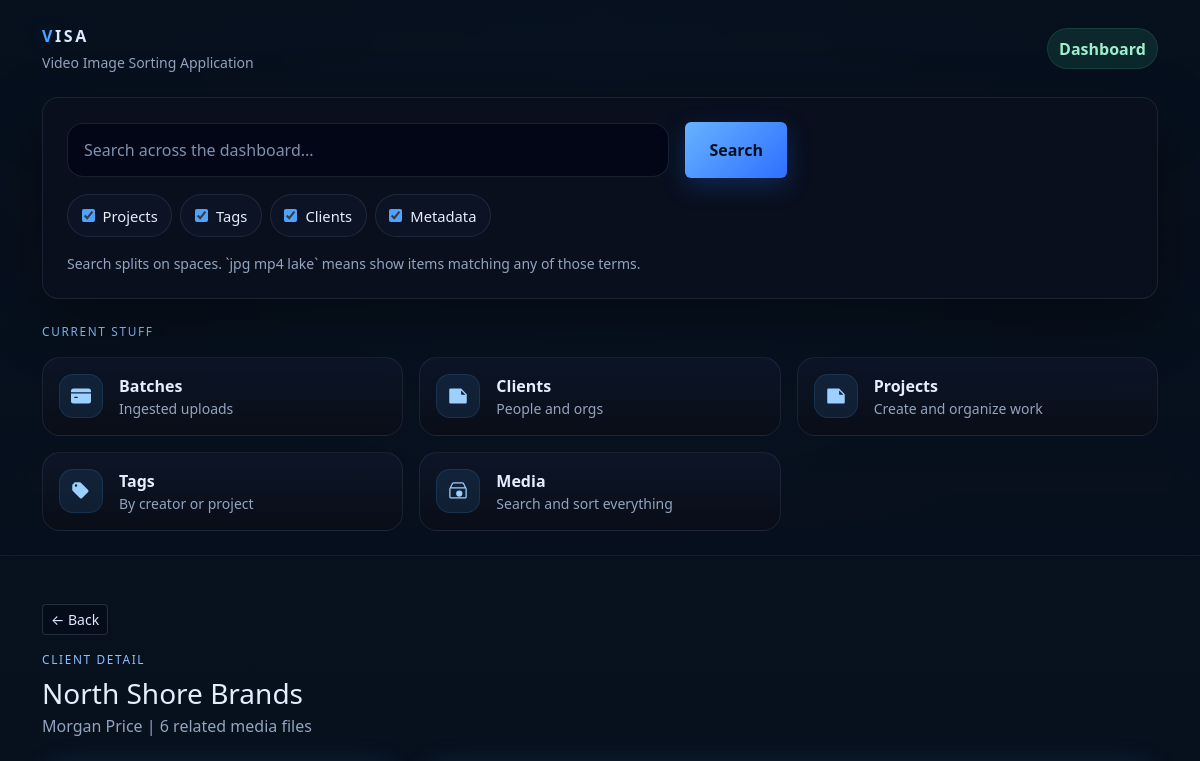
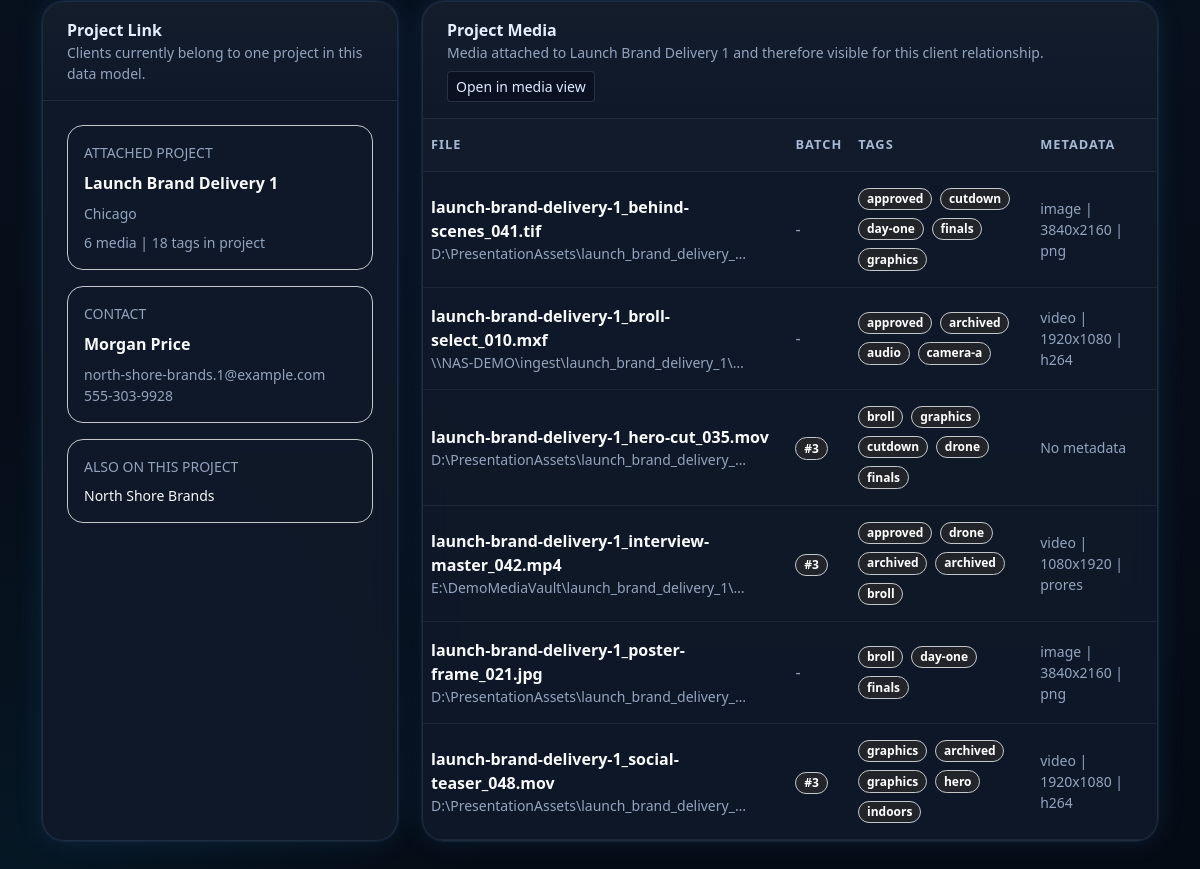
Page /dashboard/clients/1/ on the earlier database version (2 pictures, top to bottom).
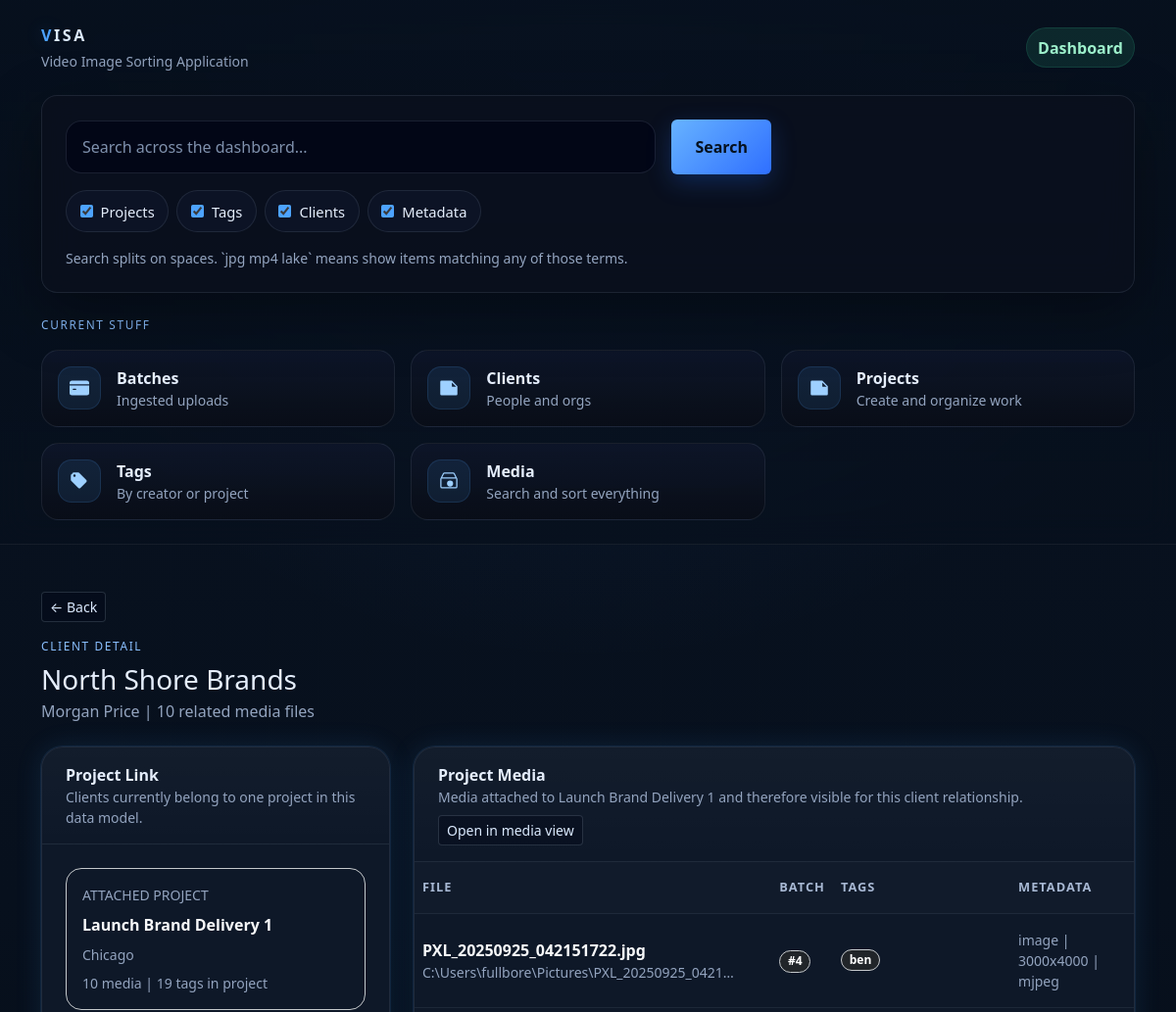
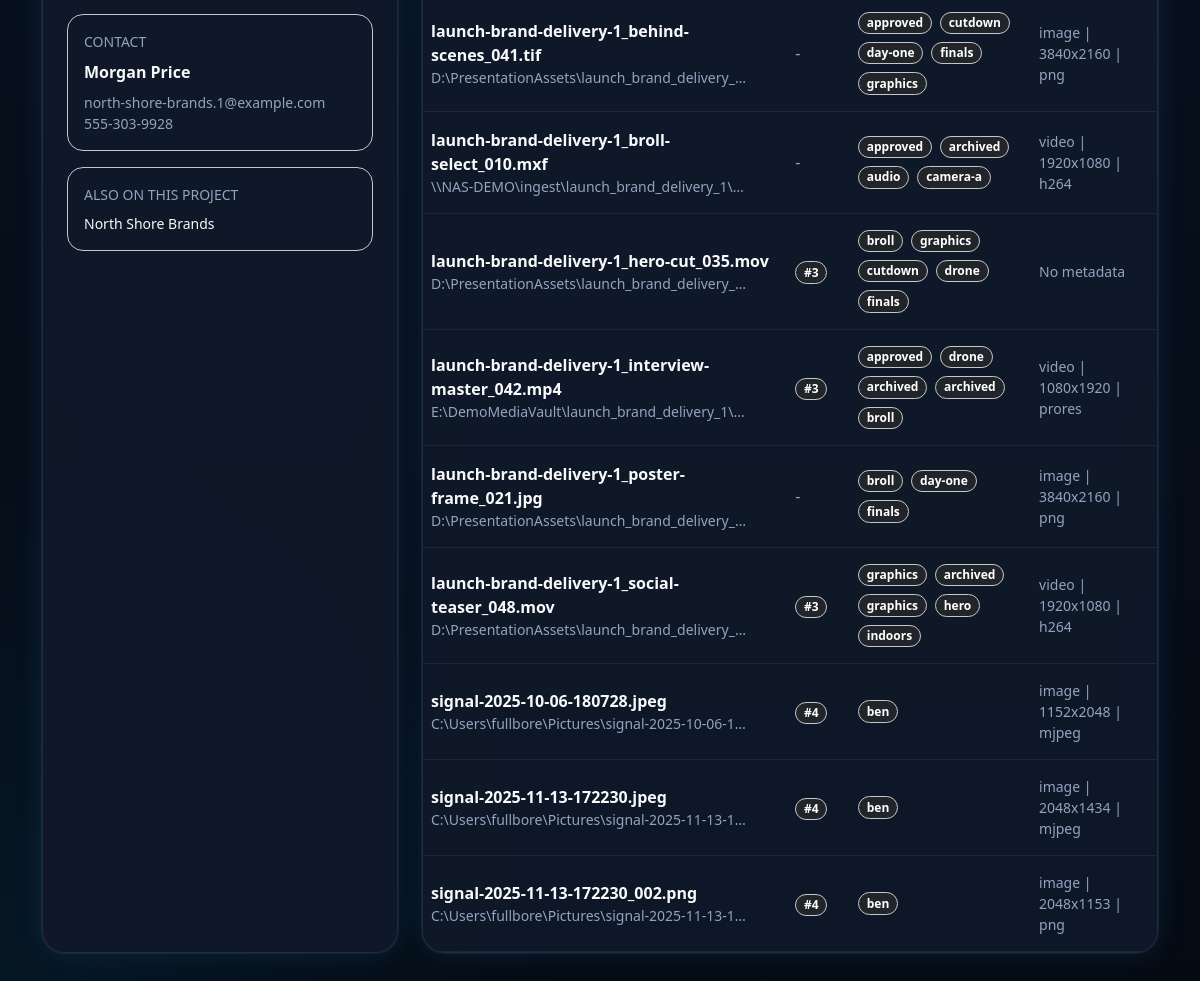
Same page on the later database version (2 pictures, top to bottom).
### base/models.py (models this page shows, shortened)
class Customer(models.Model):
    project = models.ForeignKey(
        Project,
        on_delete=models.CASCADE,
        related_name="customers",
    )
    company_name = models.CharField(max_length=90, blank=True)
    first_name = models.CharField(max_length=90)
    last_name = models.CharField(max_length=90)
    phone = models.CharField(max_length=30, blank=True)
    email = models.EmailField(blank=True)

class Project(models.Model):
    name = models.CharField(max_length=90)
    location = models.CharField(max_length=90, blank=True)
    start_date = models.DateField(null=True, blank=True, auto_now_add=True)
    users = models.ManyToManyField(
        settings.AUTH_USER_MODEL,
        through="ProjectUser",
        related_name="projects",
        blank=True,
    )

class Media(models.Model):
    class Meta:
        verbose_name_plural = "Media Files"
    batch = models.ForeignKey(
        Batch,
        on_delete=models.CASCADE,
        related_name="media",
        null=True,
        blank=True,
    )
    project = models.ForeignKey(
        Project,
        on_delete=models.CASCADE,
        related_name="media",
         null=True,
        blank=True,
    )
    file_name = models.CharField(max_length=255)
    file_path = models.CharField(max_length=512, unique=True)
    tags = models.ManyToManyField(
        Tag,
        through="MediaTag",
        related_name="media",
        blank=True,
    )
    created_at = models.DateTimeField(auto_now_add=True)

class Tag(models.Model):
    user = models.ForeignKey(
        settings.AUTH_USER_MODEL,
        on_delete=models.CASCADE,
        related_name="tags",
        null=True,
        blank=True,
    )
    name = models.CharField(max_length=90)
    class Meta:
        constraints = [
            models.UniqueConstraint(fields=["user", "name"], name="uniq_tag_user_name"),
        ]

class MediaMetadata(models.Model):
    class Meta:
        verbose_name_plural = "Media Metadata"
    media = models.OneToOneField(
        Media,
        on_delete=models.CASCADE,
        related_name="metadata",
    )
    file_type = models.CharField(max_length=90, blank=True)
    file_size = models.BigIntegerField(
        null=True,
        blank=True,
        help_text="File size in bytes",
    )
    imported_at = models.DateTimeField(
        null=True,
        blank=True,
        help_text="When this metadata record was imported or created",
    )
    has_color_grade = models.BooleanField(default=False)
    hdr = models.BooleanField(
        null=True,
        blank=True,
        help_text="True/False when known, null when unknown",
    )
    frame_rate = models.DecimalField(
        max_digits=8,
        decimal_places=3,
        null=True,
        blank=True,
        help_text="Frames per second, e.g. 23.976",
    )
    codec = models.CharField(max_length=90, blank=True)
    duration = models.DurationField(
        null=True,
        blank=True,
        help_text="Length of media",
    )
    width = models.PositiveIntegerField(null=True, blank=True)
    height = models.PositiveIntegerField(null=True, blank=True)
    aspect_ratio = models.CharField(
        max_length=90,
        null=True,
        blank=True,
        help_text="Optional source-reported aspect ratio",
    )
    color_space = models.CharField(max_length=90, blank=True)
    bit_rate = models.BigIntegerField(
        null=True,
        blank=True,
        help_text="Bits per second",
    )
    @property
    def resolution(self):
        if self.width and self.height:
            return f"{self.width}x{self.height}"
        return ""

class Batch(models.Model):
    class Meta:
        verbose_name_plural = "Batches"
    created_at = models.DateTimeField(auto_now_add=True)
    closed_at = models.DateTimeField(null=True, blank=True)

### base/views.py (the view)
# urls.py: path("dashboard/clients/<int:client_id>/", views.dashboard_client_detail, name="dashboard_client_detail"),
def dashboard_client_detail(request, client_id):
    client = get_object_or_404(
        Customer.objects.select_related("project").annotate(
            project_media_total=Count("project__media", distinct=True),
            project_tag_total=Count("project__media__tags", distinct=True),
        ),
        id=client_id,
    )
    media_list = (
        client.project.media.select_related("metadata", "batch")
        .prefetch_related("tags")
        .order_by("file_name")
    )
    return render(
        request,
        "base/dashboard_client_detail.html",
        {
            "client": client,
            "project": client.project,
            "media_list": media_list,
            "media_count": media_list.count(),
            "project_clients": client.project.customers.order_by("company_name", "last_name", "first_name"),
            **_base_context(),
        },
    )

### base/templates/base/dashboard_client_detail.html (shortened to what this page needs)
{% extends "base/base.html" %}
{% block content %}
  <div class="d-flex flex-wrap justify-content-between align-items-start gap-3 mb-4">
    <div>
      <a href="{% url 'dashboard_clients' %}" class="btn btn-sm btn-outline-visa mb-3">&larr; Back</a>
      <div class="section-label mb-2">Client detail</div>
      <h1 class="h3 mb-1">{% if client.company_name %}{{ client.company_name }}{% else %}{{ client.first_name }} {{ client.last_name }}{% endif %}</h1>
      <div class="muted">{{ client.first_name }} {{ client.last_name }} | {{ media_count }} related media file{{ media_count|pluralize }}</div>
    </div>
  </div>
  <div class="row g-4">
    <div class="col-12 col-xl-4">
      <div class="visa-glass-soft card-visa h-100">
        <div class="content-card-header px-4 py-3">
          <div class="fw-semibold">Project Link</div>
          <div class="small muted">Clients currently belong to one project in this data model.</div>
        </div>
        <div class="p-4 d-grid gap-3">
          <div class="rounded-4 border border-secondary-subtle p-3">
            <div class="small muted text-uppercase mb-2">Attached project</div>
            <a href="{% url 'dashboard_project_detail' project.id %}" class="fw-semibold text-light text-decoration-none">{{ project.name }}</a>
            <div class="small muted mt-2">{{ project.location|default:"No location saved" }}</div>
            <div class="small muted mt-2">{{ client.project_media_total }} media | {{ client.project_tag_total }} tags in project</div>
          </div>
          <div class="rounded-4 border border-secondary-subtle p-3">
            <div class="small muted text-uppercase mb-2">Contact</div>
            <div class="fw-semibold text-light">{{ client.first_name }} {{ client.last_name }}</div>
            <div class="small muted mt-2">{% if client.email %}{{ client.email }}{% else %}No email saved{% endif %}</div>
            <div class="small muted">{% if client.phone %}{{ client.phone }}{% else %}No phone saved{% endif %}</div>
          </div>
          <div class="rounded-4 border border-secondary-subtle p-3">
            <div class="small muted text-uppercase mb-2">Also on this project</div>
            {% for teammate in project_clients %}
              <div class="small {% if teammate.id == client.id %}text-light{% else %}muted{% endif %}">
                {% if teammate.company_name %}{{ teammate.company_name }}{% else %}{{ teammate.first_name }} {{ teammate.last_name }}{% endif %}
              </div>
            {% empty %}
              <div class="small muted">No other clients attached.</div>
            {% endfor %}
          </div>
        </div>
      </div>
    </div>
    <div class="col-12 col-xl-8">
      <div class="visa-glass-soft card-visa">
        <div class="content-card-header px-4 py-3 d-flex flex-wrap justify-content-between align-items-center gap-2">
          <div>
            <div class="fw-semibold">Project Media</div>
            <div class="small muted">Media attached to {{ project.name }} and therefore visible for this client relationship.</div>
          </div>
          <a href="{% url 'dashboard_media' %}?client_id={{ client.id }}" class="btn btn-sm btn-outline-visa">Open in media view</a>
        </div>
        <div class="table-responsive">
          <table class="table table-visa table-hover align-middle mb-0">
            <thead>
              <tr>
                <th>File</th>
                <th>Batch</th>
                <th>Tags</th>
                <th>Metadata</th>
              </tr>
            </thead>
            <tbody>
              {% for media in media_list %}
                <tr>
                  <td>
                    <a href="{% url 'dashboard_media_detail' media.id %}" class="fw-semibold text-light text-decoration-none">{{ media.file_name }}</a>
                    <div class="small muted text-truncate" style="max-width: 320px;" title="{{ media.file_path }}">{{ media.file_path }}</div>
                  </td>
                  <td>
                    {% if media.batch %}
                      <span class="badge rounded-pill text-bg-dark border border-secondary-subtle">#{{ media.batch.id }}</span>
                    {% else %}
                      <span class="muted">-</span>
                    {% endif %}
                  </td>
                  <td>
                    <div class="d-flex flex-wrap gap-2">
                      {% for tag in media.tags.all %}
                        <a href="{% url 'tags' %}?q={{ tag.name|urlencode }}" class="badge rounded-pill text-bg-dark border border-secondary-subtle text-decoration-none">{{ tag.name }}</a>
                      {% empty %}
                        <span class="muted">-</span>
                      {% endfor %}
                    </div>
                  </td>
                  <td class="small muted">
                    {% if media.metadata %}
                      {{ media.metadata.file_type|default:"unknown" }}
                      {% if media.metadata.resolution %}| {{ media.metadata.resolution }}{% endif %}
                      {% if media.metadata.codec %}| {{ media.metadata.codec }}{% endif %}
                    {% else %}
                      No metadata
                    {% endif %}
                  </td>
                </tr>
              {% empty %}
                <tr><td colspan="4" class="text-center py-5"><div class="muted">No media attached to this client's project yet.</div></td></tr>
              {% endfor %}
            </tbody>
          </table>
        </div>
      </div>
    </div>
  </div>
{% endblock %}

Differences in the rows shown:
computed for Customer "North Shore Brands": project_media_total "6" → "10"; project_tag_total "18" → "19"
added Media: file_name "PXL_20250925_042151722.jpg", file_path "C:\\Users\\fullbore\\Pictures\\PXL_20250925_0421…", batch.id "4", metadata.file_type "image", metadata.resolution "3000x4000", metadata.codec "mjpeg"
added Tag: name "ben"
added Media: file_name "signal-2025-10-06-180728.jpeg", file_path "C:\\Users\\fullbore\\Pictures\\signal-2025-10-06-1…", batch.id "4", metadata.file_type "image", metadata.resolution "1152x2048", metadata.codec "mjpeg"
added Media: file_name "signal-2025-11-13-172230.jpeg", file_path "C:\\Users\\fullbore\\Pictures\\signal-2025-11-13-1…", batch.id "4", metadata.file_type "image", metadata.resolution "2048x1434", metadata.codec "mjpeg"
added Media: file_name "signal-2025-11-13-172230_002.png", file_path "C:\\Users\\fullbore\\Pictures\\signal-2025-11-13-1…", batch.id "4", metadata.file_type "image", metadata.resolution "2048x1153", metadata.codec "png"
Other differences:
{{ media_count }}: "6" → "10"
